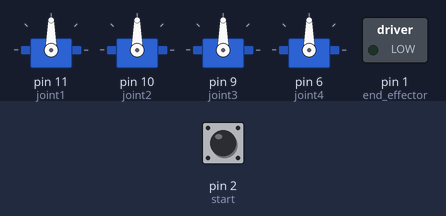
Bench run of a sketch on a simulated Arduino Uno, built with avr-gcc and run on an emulated ATmega328P. Parts: 4 × servo, switched loads named in the sketch (green lamp = pin HIGH). Inputs (shaded band) come from the test bench; at power-on: pin 2 (start) LOW.

Above: at 2.7 s.
2.8 s: pin 2 (start) pulled HIGH for 0.15 s
At 4.0 s:
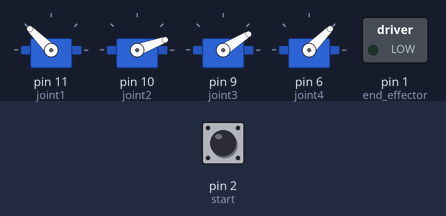
At 5.2 s:
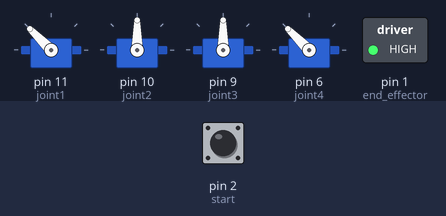
Timing chart, 0 to 11.9 s (numbered marks = the images above; inputs shaded):
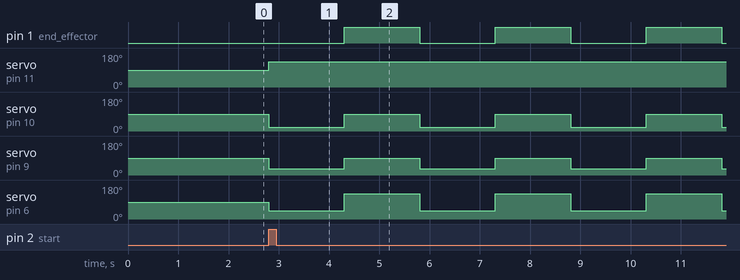

The sketch:

Assembly_Line_Robot_2.ino__1_.ino
```cpp
/* ----------------------------------------------
 * ROBOT MECHANICAL SYSTEMS - ASSEMBLY LINE ROBOT
 * ----------------------------------------------
 *
 *  AUTHOR: SHAUN HAMPSON
 *  DATE CREATED: 20/02/2022
 *  DESCRIPTION:
 *      CODE USED TO CALCULATE THE INVERSE KINEMATICS FOR A RRRR ROBOT
 *      USED TO LIFT A METAL PIN AND INSERT IT INTO A HOLE. THE ROBOT
 *      USES AN ELECTROMAGNET END EFFECTOR, THREE REVOLUTE JOINTS (3
 *      HORIZONTAL, 1 VERTICAL AXIS OF ROTATION).
 *      JOINT 4 IS GIVEN A SET ANGLE IN ORDER TO HAVE THE END-EFFECTOR
 *      SET TO A DESIRED DIRECTION.
 *      THE INVERSE KINEMATICS ARE SOLVED VIA ANALYTICAL
 *  ISSUES:
 *      THE FIRST SERVO MOTORS USED DID NOT ROTATE IN BOTH DIRECTIONS
 *      CORRECTLY, A METHOD WAS CREATED TO TRY TO SOLVE THIS, HOWEVER
 *      THIS DID NOT SOLVE THE ISSUE. INSTEAD, NEW SERVO MOTORS WERE
 *      BOUGHT MEANNING THE CREATED METHOD WAS NOT IMPLEMENTED INTO THE
 *      FINAL WORKING CODE (THE METHOD HAS BEEN LEFT IN TO SHOW WORKING
 *      AND PROBLEM SOLVING, IT IS NOT CALLED ANYWHERE SO NEVER RUNS).
 */
 //LIBARIES
 #include <math.h>
 #include <Servo.h>

//SET PIN NAMES
 Servo joint1, joint2, joint3, joint4;
 int end_effector = 1;
 int start = 2;
 int run = 0;

//CREATE VARIABLES FOR LINKS AND JOINTS
double l1, l2, l3, l4;
double theta1, theta2, theta3, theta4;

//CREATE CONSTANTS FOR CONVERSTIONS
double radToDeg = 180/M_PI;

//SETUP PIN MODES AND FILL CONSTANT/INITIAL PARAMETERS
void setup() {
  //PIN MODES
  joint1.attach(11);
  joint2.attach(10);
  joint3.attach(9);
  joint4.attach(6);
  pinMode(end_effector, OUTPUT);
  pinMode(start, INPUT);

  //SET LINK LENGTHS
  l1 = 172.5;  //distance between joint1 and joint2
  l2 = 110;  //distance between joint2 and joint3
  l3 = 50;  //distance between joint3 and joint4
  l4 = 28;  //distance between joint4 and the tip of the end-effector

  //SET JOINT ANGLES FOR HOME
  theta1 = 0;  //angle for joint1
  theta2 = 0;  //angle for joint2
  theta3 = 0;  //angle for joint3
  theta4 = 0;  //angle for joint4
  jointsSet(theta1, theta2, theta3, theta4);
  delay(15);
}

void loop() {
  // put your main code here, to run repeatedly:
  if(digitalRead(start) == HIGH){
    if(run == 0){
      run = 255;
    } else {
      run = 0;
    }
  }
  if(run > 0){
    inverseKinematics(10, 10, 10, -45);
    pickupPin();
    inverseKinematics(10, 10, 10, 45);
    pickdownPin();
  }
}

void inverseKinematics(double x, double y, double z, double yaw){
  double yawRad = yaw*M_PI/180;

  //theta 1 calculations
  double cos_theta1 = x/sqrt(square(x) + square(y));
  double sin_theta1 = y/sqrt(square(x) + square(y));
  theta1 = atan2(sin_theta1, cos_theta1);

  //End effector joint position
  double x_prime_diff = cos(yawRad)*l4;
  double z_diff = sin(yawRad)*l4;
  double y_diff = sin(theta1)*x_prime_diff;
  double x_diff = cos(theta1)*x_prime_diff;
  double p_x = x - x_diff;
  double p_y = y - y_diff;
  double p_z = z - z_diff;

  //theta 3 calculations
  double x_prime = sqrt(square(p_x) + square(p_y));
  double z_prime = p_z - l1;
  double cos_theta3 = (square(x_prime) +  square(z_prime) - square(l2) - square(l3))/(2*l2*l3);
  double sin_theta3 = -sqrt(1-square(cos_theta3));
  theta3 = atan2(sin_theta3, cos_theta3);

  //theta 2 calculations
  double sin_beta = z_prime/sqrt(square(x_prime)+square(z_prime));
  double cos_beta = x_prime/sqrt(square(x_prime)+square(z_prime));
  double beta = atan2(sin_beta, cos_beta);
  double cos_phi = (square(x_prime)+square(z_prime)+square(l2)-square(l3))/(2*l2*sqrt(square(x_prime)+square(z_prime)));
  double sin_phi = (l3/sqrt(square(x_prime)+square(z_prime)))*sin_theta3;
  double phi = atan2(sin_phi, cos_phi);
  theta2 = beta - phi;

  //convert angles from radians to degrees (not necessarily required but is useful for debugging)
  theta1 = theta1 * radToDeg;
  theta2 = theta2 * radToDeg;
  theta3 = theta3 * radToDeg;

  //set joint angles
  jointsSet(theta1, theta2, theta3, yaw);
}

// SETS JOINT ANGLES, REMAPS ANGLES FROM THE WORKSPACE TO THE SERVOSPACE
void jointsSet(double theta1, double theta2, double theta3, double theta4){
  theta1 = map(theta1, -90, 90, 0, 180);
  theta2 = map(theta2, -90, 90, 0, 180);
  theta3 = map(theta3, -90, 90, 0, 180);
  theta4 = map(theta4, -90, 90, 0, 180);
  joint1.write(theta1);
  joint2.write(theta2);
  joint3.write(theta3);
  joint4.write(theta4);
  delay(1500);
}

// TURNS ON END EFFECTOR
void pickupPin(){
  digitalWrite(end_effector, HIGH);
}

// TURNS OFF END EFFECTOR
void pickdownPin(){
  digitalWrite(end_effector, LOW);
}

/*
 * OLD METHOD FOR FIXING THE FIRST SETV OF MOTORS. NO LONGER USED
 */
void jointsSetDown(double theta1, double theta2, int jointNo){
  theta1 = map(theta1, -90, 90, 0, 180);
  theta2 = map(theta2, -90, 90, 0, 180);
  for(double i = theta1; i >= theta2; i-=4){
    if((i-theta2 < 4)&&(i-theta2 != 0)){
      i-=(i-theta2);
    }
    switch(jointNo){
      case 1:
        joint1.write(i);
      case 2:
        joint2.write(i);
      case 3:
        joint3.write(i);
      case 4:
        joint4.write(i);
    }
    delay(150);
  }
}
```

Measured:
- after the input at 2.8 s, pin 1 (end_effector): alternates HIGH for 1.5 s and LOW for 1.5 s, starting after 1.5 s; servo on pin 11 (joint1): 90° → 135° at once
